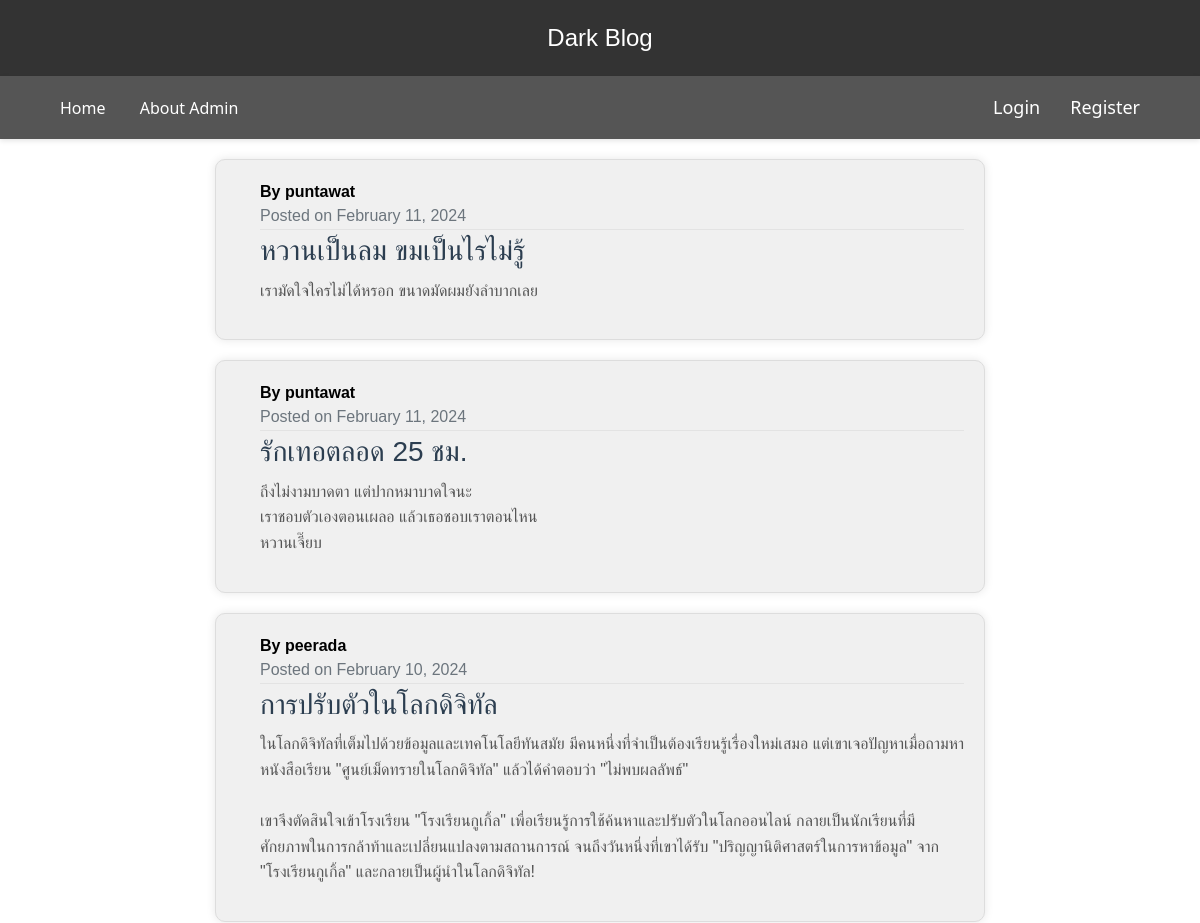
Page /home (upper part) on the earlier database version.
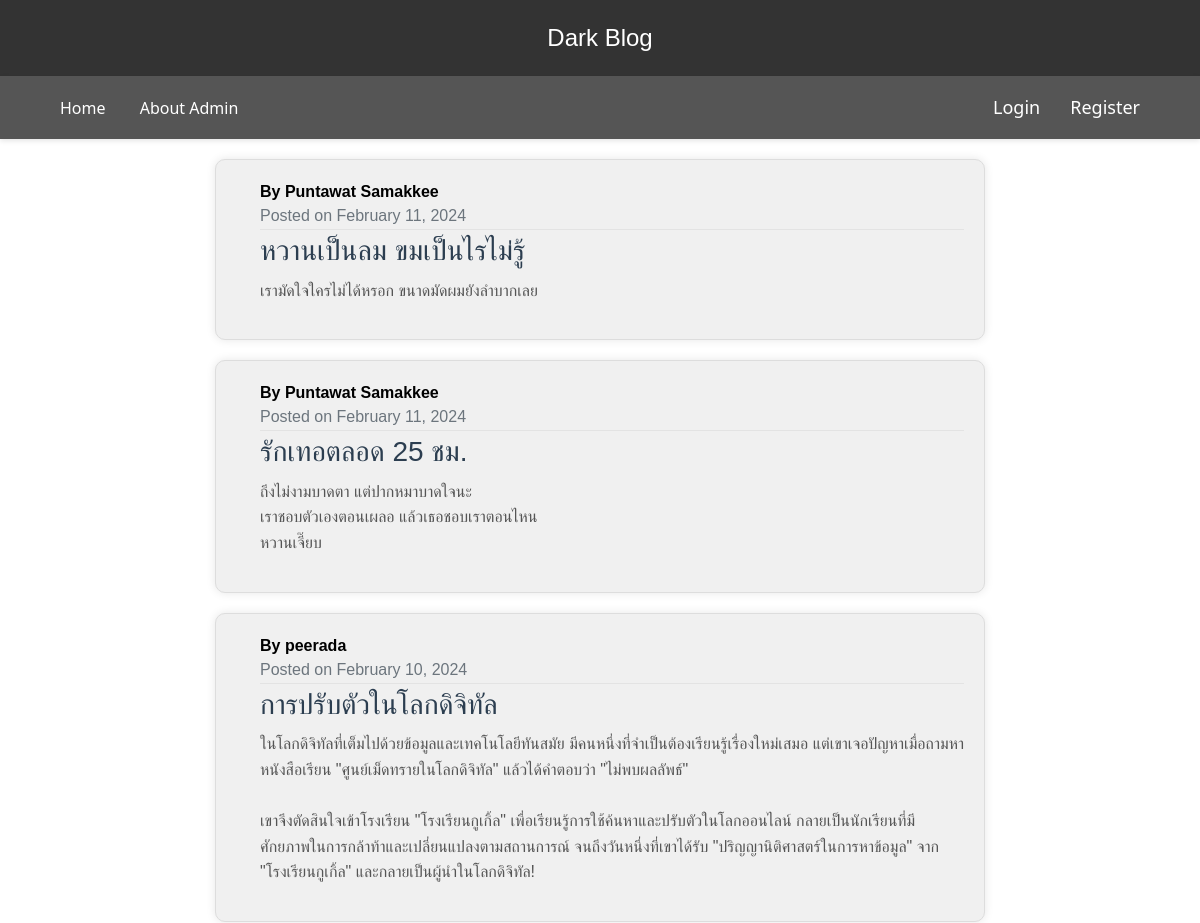
Same page on the later database version.
### flaskblog/model.py (models this page shows, shortened)
class Post(db.Model):
    id = db.Column(db.Integer, primary_key=True)
    title = db.Column(db.String(100), nullable=False)
    date_posted = db.Column(db.DateTime, nullable=False, default=datetime.utcnow())
    content = db.Column(db.Text, nullable=False)
    user_id = db.Column(db.Integer, db.ForeignKey('user.id'), nullable=False)

class User(db.Model, UserMixin):
    id = db.Column(db.Integer, primary_key=True)
    username = db.Column(db.String(20), unique=True, nullable=False)
    email = db.Column(db.String(120), unique=True, nullable=False)
    image_file = db.Column(db.String(20), nullable=False, default='default.jpg')
    password = db.Column(db.String(60), nullable=False)
    posts = db.relationship('Post', backref='author', lazy=True)

### flaskblog/routes.py (the view)
@app.route("/")
@app.route("/home")
def home():
    page = request.args.get('page', 1, type=int)
    posts = Post.query.order_by(Post.date_posted.desc()).paginate(page=page,per_page=5)
    return render_template('home.html', posts=posts)

### flaskblog/templates/home.html (shortened to what this page needs)
{% extends "layout.html" %}
{% block content %}
    {% for post in posts.items %}
    <article class="media content-section">
        <div class="media-body ml-4">
            <div class="article-metadata">
                <span class="mr-2">
                    <strong>By {{ post.author.username }}</strong><br>
                </span>
                <span class="text-muted">
                    Posted on {{ post.date_posted.strftime('%B %d, %Y') }}
                </span>
            </div>
            <a href="{{ url_for('post', post_id=post.id) }}" class="article-link">
                <h2 class="article-title">{{ post.title }}</h2>
            </a>
            <p class="article-content">{{ post.content }}</p>
        </div>
    </article>
    {% endfor %}
{% endblock content %}

Differences in the rows shown:
changed through a linked row, Post "หวานเป็นลม ขมเป็นไรไม่รู้": author.username "puntawat" → "Puntawat Samakkee"
changed through a linked row, Post "รักเทอตลอด 25 ชม.": author.username "puntawat" → "Puntawat Samakkee"
